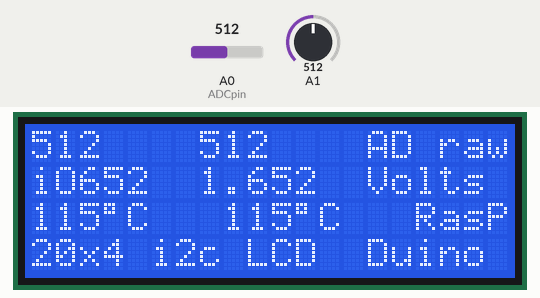
Simulated run of this sketch. Board: Arduino Uno, built with avr-gcc and run on an emulated ATmega328P. On the bench: 20×4 character LCD. The test bench sets the inputs (shaded band); at power-on: A0 (ADCpin) = 512, A1 = 512.

Above: at 6.3 s.
6.4 s: A0 (ADCpin) set to 110
At 8.4 s:
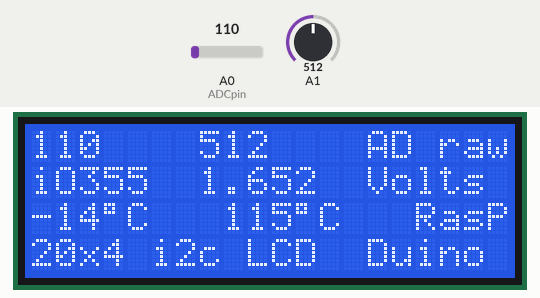
9.1 s: A0 (ADCpin) set to 89
At 10.2 s:
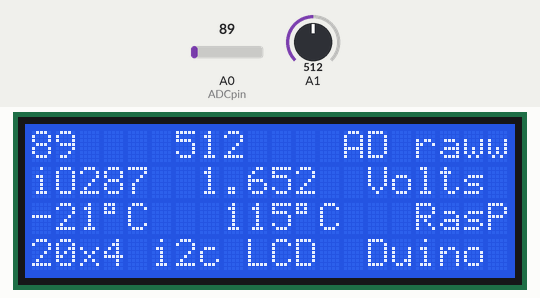
11.2 s: A1 set to 104
At 12.9 s:
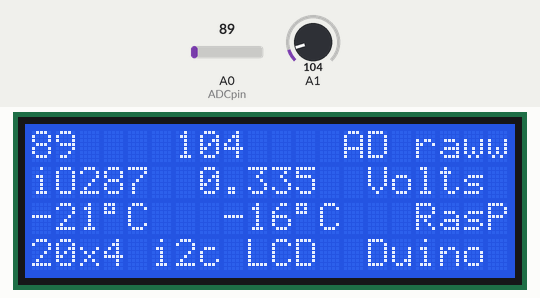
13.2 s: A1 set to 94
At 14.8 s:
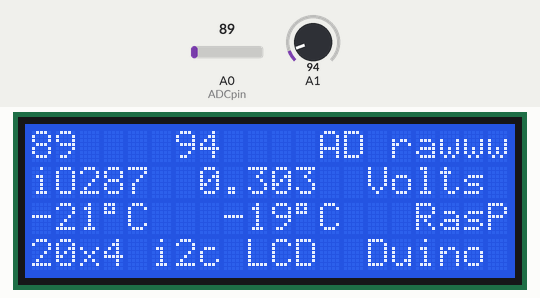
15.2 s: A0 (ADCpin) set to 11
At 16.5 s:
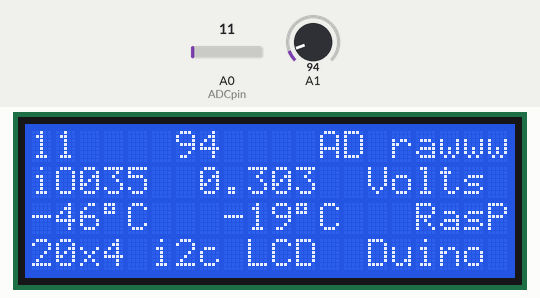
17.3 s: A0 (ADCpin) set to 8
At 18.2 s:
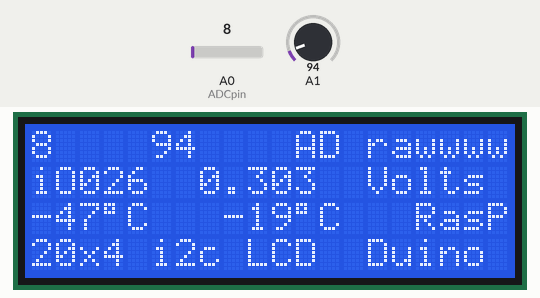
Timing chart, 0 to 20.3 s (numbered marks = the images above; inputs shaded):
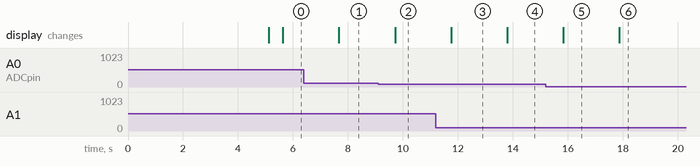

The sketch:

LCD_thermometer_20x4.ino
```cpp
/* LCD Thermometer Sketch for RasPiO Duino 20x4 i2c LCD

Library version:1.1 from robot-r-us.com
Compatible with the Arduino IDE 1.0 and above
*/

#include <Wire.h>
#include <LiquidCrystal_I2C.h>
int ADCpin = 0;                    // declare variables
int iterations = 10;
float voltage = 3.3;
float voltage1 = 3.3;
int reading = 0;
int reading1 = 0;

// set LCD i2c address to 0x27 and 20 char x 4 line display
LiquidCrystal_I2C lcd(0x27,20,4);

void setup()
{
  lcd.init();                      // initialize lcd
  lcd.backlight();
  lcd.setCursor(0, 0);             // go to column 0 row 0
  lcd.print("    i2c 20x4 LCD");   // Print txt on LCD
  lcd.setCursor(0, 1);
  lcd.print("     powered by");
  lcd.setCursor(0, 3);
  lcd.print("    RasPiO Duino");
  delay(5000);
  lcd.clear();
}

void loop()
{
      analogRead(ADCpin);    // first ADC reading discarded
      delay(20);
      reading = 0;           // read ADC pin 0 10 times
      for (int loop = 0; loop < iterations; loop++)
      {
         reading += analogRead(ADCpin);
         delay(20);
      }
      analogRead(1);
      delay(20);
      reading1 = 0;           // read ADC pin 1 10 times
      for (int loop = 0; loop < iterations; loop++)
      {
         reading1 += analogRead(1);
         delay(20);
      }

      lcd.setCursor(0, 0);
      lcd.print(reading / iterations);
      lcd.print("    ");
      lcd.print(reading1 / iterations);
      lcd.print("    AD raw");

      voltage = reading / 1023.0 / iterations * 3.3;
      voltage1 = reading1 / 1023.0 / iterations * 3.3;

      lcd.setCursor(0, 1);
      lcd.print(voltage, 3);   // print voltage to 3dp
      lcd.print("  ");
      lcd.print(voltage1, 3);
      lcd.print("  Volts");

      lcd.setCursor(0, 2);
      int temperature = voltage * 100 - 50;
      lcd.print(temperature);
      lcd.print((char)223);    // print degree symbol
      lcd.print("C   ");
      int temperature1 = voltage1 * 100 - 50;
      lcd.print(temperature1);
      lcd.print((char)223);
      lcd.print("C   RasPiO");

      lcd.setCursor(0, 3);
      lcd.print("20x4 i2c LCD  Duino");
      delay(500);
}
```

Measured:
- the behaviour switches between 100 and 99 on A0 (ADCpin) (found by bisection; images 1 and 2)
- the behaviour switches between 100 and 99 on A1 (found by bisection; images 3 and 4)
- the behaviour switches between 10 and 9 on A0 (ADCpin) (found by bisection; images 5 and 6)
- after the input at 6.4 s, the display: changes after 1.3 s (image 1)
- after the input at 9.1 s, the display: changes after 0.61 s (image 2)
- after the input at 11.2 s, the display: changes after 0.55 s (image 3)
- after the input at 13.2 s, the display: changes after 0.59 s (image 4)
- after the input at 15.2 s, the display: changes after 0.63 s (image 5)
- after the input at 17.3 s, the display: changes after 0.56 s (image 6)
